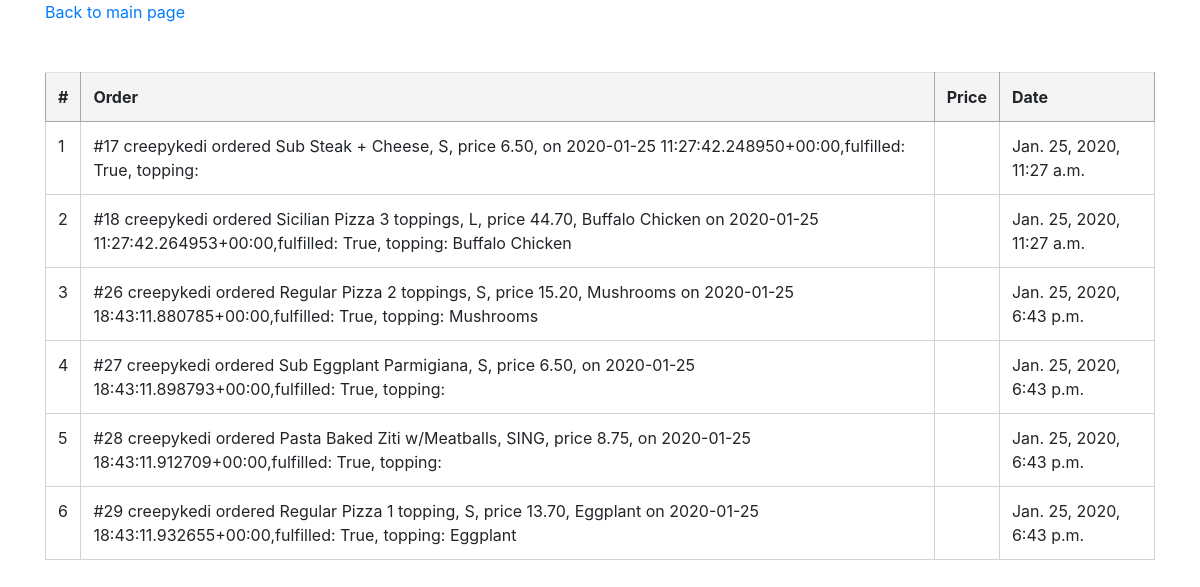
The page /my_orders (signed in) on the database as committed earlier.
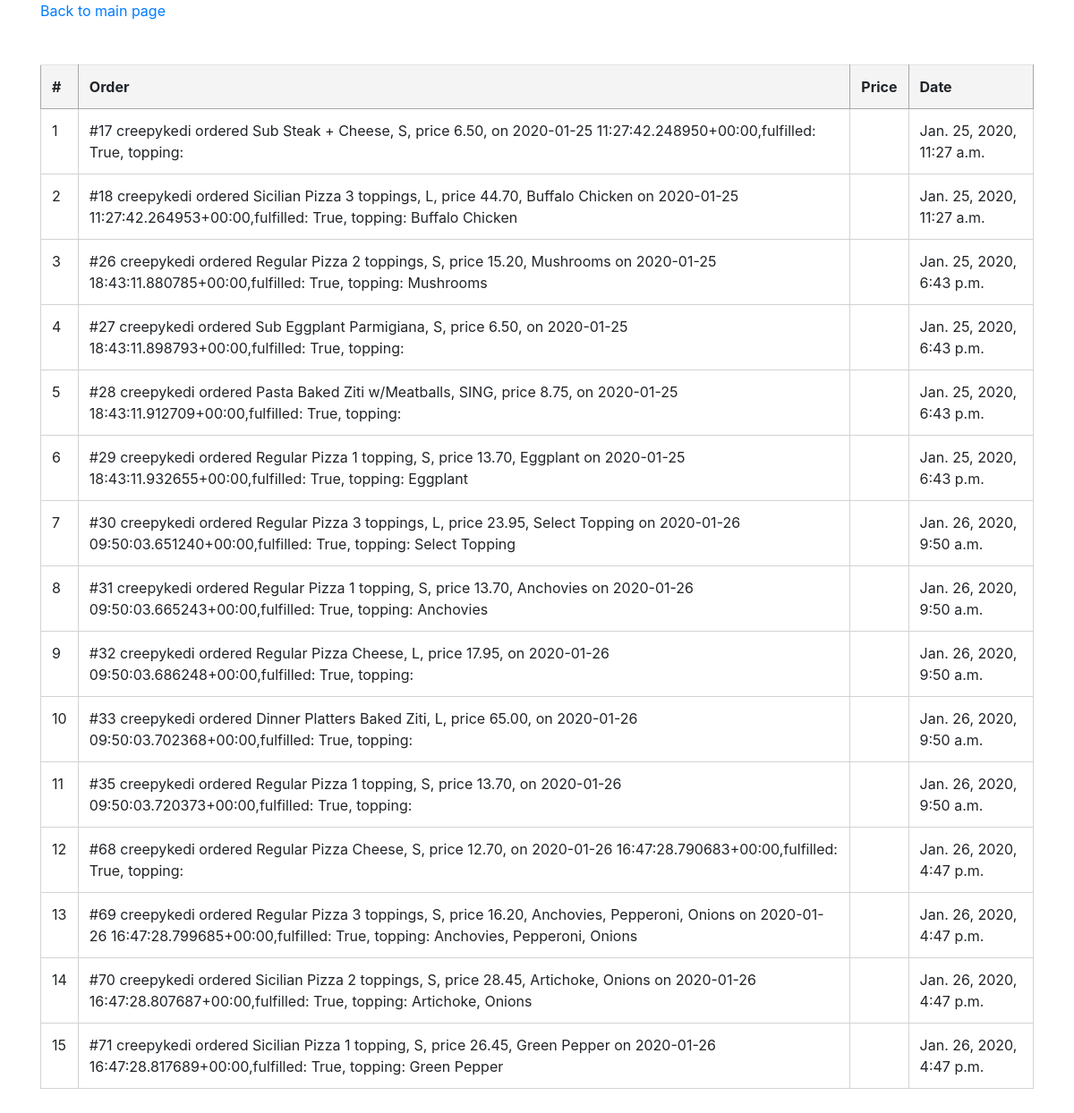
The same page on the database as committed later.
### orders/models.py (models this page shows, shortened)
class Order(models.Model):
    choices = [
        ('Sausage', 'Sausage'),
        ('Pepperoni', 'Pepperoni'),
        ('Mushrooms', 'Mushrooms'),
        ('Onions', 'Onions'),
        ('Ham', 'Ham'),
        ('Canadian', 'Canadian Bacon'),
        ('Spinach', 'Spinach'),
        ('Tomato', 'Tomato & Basil'),
        ('Green', 'Green Pepper'),
        ('Anchovies', 'Anchovies'),
        ('Artichoke', 'Artichoke'),
        ('Buffalo', 'Buffalo Chicken'),
        ('Eggplant', 'Eggplant'),
        ('Zucchini', 'Zucchini'),
        ('Fresh', 'Fresh Garlic')
    ]
    items = models.ManyToManyField(Product)
    date_ordered = models.DateTimeField(auto_now=True)
    owner = models.ForeignKey(settings.AUTH_USER_MODEL, on_delete=models.CASCADE)
    toppingchoice = MultiSelectField(choices=choices, null=True, blank=True)
    fulfilled = models.BooleanField(default=False)
    def __str__(self):
        return f"#{self.pk} {self.owner} ordered {self.items.first()}, {self.toppingchoice} on {self.date_ordered}," \
               f"fulfilled: {self.fulfilled}, topping: {self.toppingchoice}"

class Product(models.Model):
    choices = [
        ('L', 'LARGE'),
        ('S', 'SMALL'),
        ('SING', 'SINGLE')
    ]
    price = models.DecimalField(max_digits=5, decimal_places=2, default=0)
    name = models.CharField(max_length=64, default=0)
    type = models.CharField(max_length=64, default=0)
    size = models.CharField(choices=choices, max_length=64, default=0)
    def __str__(self):
        return f"{self.name} {self.type}, {self.size}, price {self.price}"

### orders/views.py (the view)
# urls.py: path('my_orders', views.my_orders_view, name='my_orders')
@login_required()
def my_orders_view(request):
    orders = Order.objects.filter(owner=request.user.id, fulfilled=True).all()
    return render(request, 'orders/my_orders.html', {'orders': orders})

### orders/templates/orders/my_orders.html
{% extends "orders/base.html" %}
{% block body %}
    <a href="{% url "menu" %}">Back to main page</a>
    <table class="table table-hover cart">
<ol>
    <tr>
            <th>#</th><th>Order</th><th>Price</th><th>Date</th>
        </tr>
    {% for order in orders %}
        <tr>
        <td> {{ forloop.counter }}</td>
        <td> {{ order}} </td>
            <td></td>
        <td> {{ order.date_ordered }}</td>
        </tr>
    {% endfor %}
</ol>
{% endblock %}

Rows that differ between the two databases and show on the page:
now on this page (row edited): Order: id+owner+toppingchoice "#30 creepykedi ordered Regular Pizza 3 toppings, L, price 23.95, Select Topping on 2020-01-26 09:50:03.651240+00:00,fulfilled: True, topping: Select Topping", date_ordered "Jan. 26, 2020, 9:50 a.m."
now on this page (row edited): Order: id+owner+toppingchoice "#31 creepykedi ordered Regular Pizza 1 topping, S, price 13.70, Anchovies on 2020-01-26 09:50:03.665243+00:00,fulfilled: True, topping: Anchovies", date_ordered "Jan. 26, 2020, 9:50 a.m."
now on this page (row edited): Order: id+owner+toppingchoice "#32 creepykedi ordered Regular Pizza Cheese, L, price 17.95, on 2020-01-26 09:50:03.686248+00:00,fulfilled: True, topping:", date_ordered "Jan. 26, 2020, 9:50 a.m."
added Order: id+owner+toppingchoice "#33 creepykedi ordered Dinner Platters Baked Ziti, L, price 65.00, on 2020-01-26 09:50:03.702368+00:00,fulfilled: True, topping:", date_ordered "Jan. 26, 2020, 9:50 a.m."
added Order: id+owner+toppingchoice "#35 creepykedi ordered Regular Pizza 1 topping, S, price 13.70, on 2020-01-26 09:50:03.720373+00:00,fulfilled: True, topping:", date_ordered "Jan. 26, 2020, 9:50 a.m."
added Order: id+owner+toppingchoice "#68 creepykedi ordered Regular Pizza Cheese, S, price 12.70, on 2020-01-26 16:47:28.790683+00:00,fulfilled: True, topping:", date_ordered "Jan. 26, 2020, 4:47 p.m."
added Order: id+owner+toppingchoice "#69 creepykedi ordered Regular Pizza 3 toppings, S, price 16.20, Anchovies, Pepperoni, Onions on 2020-01-26 16:47:28.799685+00:00,fulfilled: True, topping: Anchovies, Pepperoni, Onions", date_ordered "Jan. 26, 2020, 4:47 p.m."
added Order: id+owner+toppingchoice "#70 creepykedi ordered Sicilian Pizza 2 toppings, S, price 28.45, Artichoke, Onions on 2020-01-26 16:47:28.807687+00:00,fulfilled: True, topping: Artichoke, Onions", date_ordered "Jan. 26, 2020, 4:47 p.m."
added Order: id+owner+toppingchoice "#71 creepykedi ordered Sicilian Pizza 1 topping, S, price 26.45, Green Pepper on 2020-01-26 16:47:28.817689+00:00,fulfilled: True, topping: Green Pepper", date_ordered "Jan. 26, 2020, 4:47 p.m."
